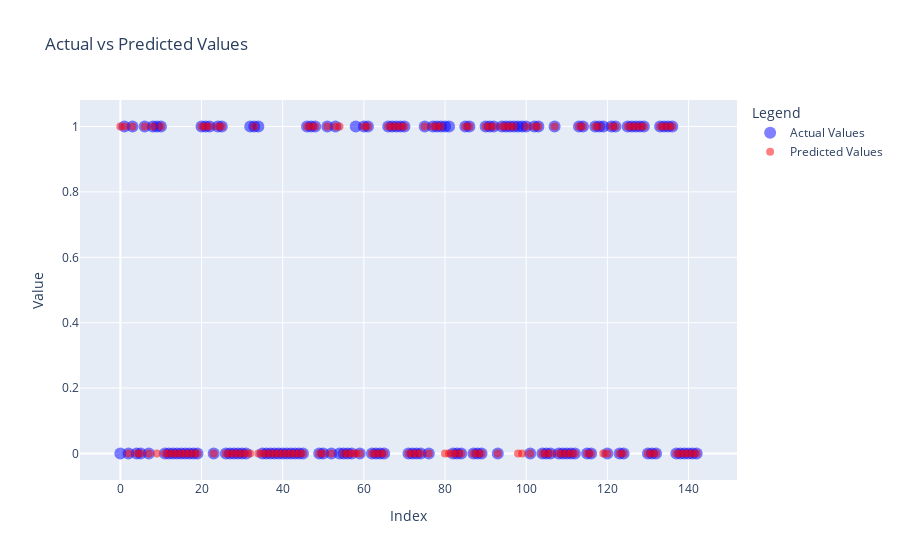

The notebook cell this image was saved under:
### Markdown cell above
# Interpretation: Most important survivability feature
###  The best odds to survive is if you are female. The worst odds you have with: male and age

### Code cell
# 16 - Correctly / Acutal Value Visualization

# Create the Plotly scatter plot
fig = go.Figure()

# Scatter plot for actual values
fig.add_trace(go.Scatter(
    x= np.arange(len(y_test)),
    y=y_test,
    mode='markers',
    name='Actual Values',
    marker=dict(color='blue', opacity=0.5, size=12),
    hovertemplate='Index: %{x}<br>Actual: %{y}<extra></extra>',
    hoverinfo='text'
))

# Scatter plot for predicted values
fig.add_trace(go.Scatter(
    x=np.arange(len(y_test)),
    y=y_pred,
    mode='markers',
    name='Predicted Values',
    marker=dict(color='red', opacity=0.5, size=8),
    hovertemplate='Index: %{x}<br>Predicted: %{y}<extra></extra>',
    hoverinfo='text'
))

# Add labels and title
fig.update_layout(
    title='Actual vs Predicted Values',
    xaxis_title='Index',
    yaxis_title='Value',
    legend_title='Legend',

)

# Show the plot
fig.show()

### Figure 1 — Plotly figure (JSON) as saved in the notebook; plotly's stock layout.template omitted (floating-point values rounded to 4 significant figures; data arrays with more than 128 entries replaced by an {"elided": "..."} marker saying what was removed)
{"data": [{"hoverinfo": "text", "hovertemplate": "Index: %{x}<br>Actual: %{y}<extra></extra>", "marker": {"color": "blue", "opacity": 0.5, "size": 12}, "mode": "markers", "name": "Actual Values", "type": "scatter", "x": {"elided": "143 int values"}, "y": {"elided": "143 int values"}}, {"hoverinfo": "text", "hovertemplate": "Index: %{x}<br>Predicted: %{y}<extra></extra>", "marker": {"color": "red", "opacity": 0.5, "size": 8}, "mode": "markers", "name": "Predicted Values", "type": "scatter", "x": {"elided": "143 int values"}, "y": {"elided": "143 int values"}}], "layout": {"legend": {"title": {"text": "Legend"}}, "title": {"text": "Actual vs Predicted Values"}, "xaxis": {"title": {"text": "Index"}}, "yaxis": {"title": {"text": "Value"}}}}
